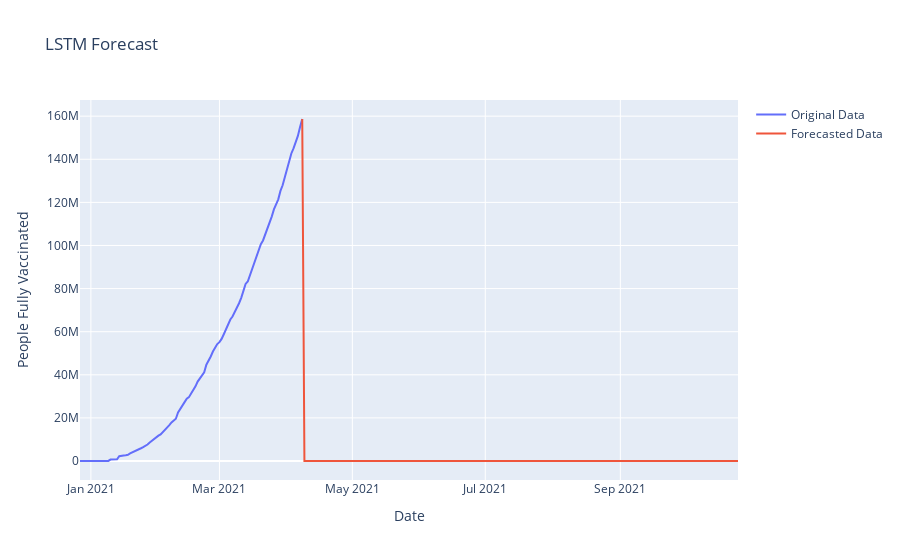

Notebook code for this chart:
### Code cell
# plot data
trace1 = go.Scatter(
    x = world_df.index,
    y = X,
    mode = 'lines',
    name = 'Original Data'
)
trace2 = go.Scatter(
    x = forecast_dates,
    y = forecast,
    mode = 'lines',
    name = 'Forecasted Data'
)
layout = go.Layout(
    title = 'LSTM Forecast',
    xaxis = {'title' : 'Date'},
    yaxis = {'title' : 'People Fully Vaccinated'}
)
fig = go.Figure(data=[trace1, trace2], layout=layout)
fig.show()
